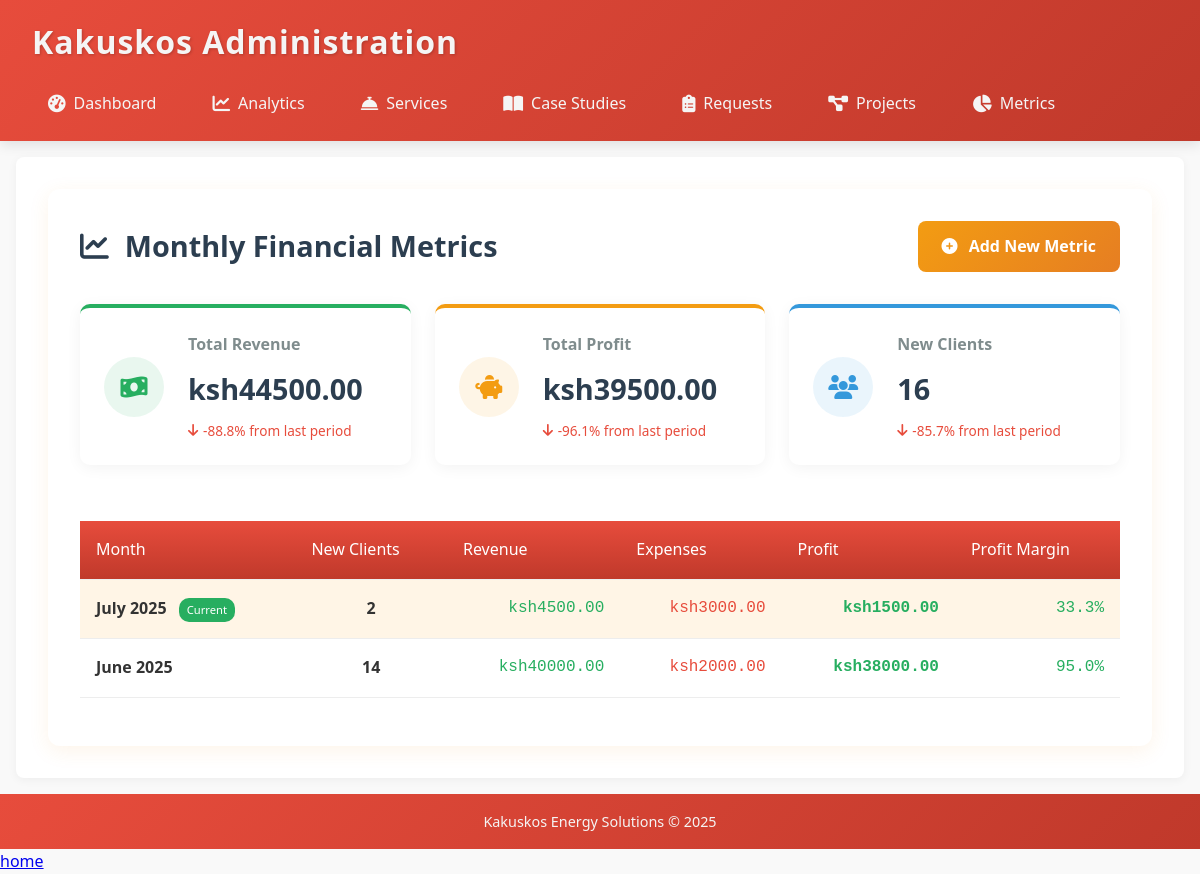
Page /adm/metrics/ (signed in) on the committed database.
### power/models.py (models this page shows)
class MonthlyMetric(models.Model):
    month = models.DateField(unique=True)  # First day of month
    new_clients = models.PositiveIntegerField()
    revenue = models.DecimalField(max_digits=12, decimal_places=2)
    expenses = models.DecimalField(max_digits=12, decimal_places=2)
    @property
    def profit(self):
        return self.revenue - self.expenses

### power/views.py (the view, shortened to what this page needs)
# urls.py: path('adm/metrics/', views.monthly_metrics, name='monthly_metrics'),
@login_required
def monthly_metrics(request):
    metrics = MonthlyMetric.objects.order_by("-month")
    if metrics.exists():
        current_month = metrics.first()
        previous_month = metrics[1] if len(metrics) > 1 else None
        total_revenue = sum(m.revenue for m in metrics)
        total_profit = sum(m.profit for m in metrics)
        total_clients = sum(m.new_clients for m in metrics)
        revenue_growth = calculate_growth_rate(
            current_month.revenue,
            previous_month.revenue if previous_month else 0
        )
        profit_growth = calculate_growth_rate(
            current_month.profit,
            previous_month.profit if previous_month else 0
        )
        client_growth = calculate_growth_rate(
            current_month.new_clients,
            previous_month.new_clients if previous_month else 0
        )
        for metric in metrics:
            metric.profit_margin = (metric.profit / metric.revenue * 100) if metric.revenue != 0 else 0
    return render(request, "admin/monthly_metrics.html", {
        "metrics": metrics,
        "total_revenue": total_revenue,
        "total_profit": total_profit,
        "total_clients": total_clients,
        "revenue_growth": revenue_growth,
        "profit_growth": profit_growth,
        "client_growth": client_growth,
    })

### power/views.py (called while the page is built)
def calculate_growth_rate(current, previous):
    if previous == 0:
        return 0
    return round(((current - previous) / previous) * 100, 1)

### power/templates/admin/monthly_metrics.html (shortened to what this page needs)
{% extends "adbase.html" %}
{% block content %}
<div class="wealth-metrics-container">
    <div class="metrics-header">
        <h1><i class="fas fa-chart-line"></i> Monthly Financial Metrics</h1>
        <a href="{% url 'add_monthly_metric' %}" class="wealth-add-btn">
            <i class="fas fa-plus-circle"></i> Add New Metric
        </a>
    </div>
    <div class="metrics-summary-cards">
        <div class="summary-card revenue-card">
            <div class="card-icon">
                <i class="fas fa-money-bill-wave"></i>
            </div>
            <div class="card-content">
                <h3>Total Revenue</h3>
                <p class="card-value">ksh{{ total_revenue|floatformat:2 }}</p>
                <p class="card-trend {% if revenue_growth >= 0 %}positive{% else %}negative{% endif %}">
                    <i class="fas fa-arrow-{% if revenue_growth >= 0 %}up{% else %}down{% endif %}"></i>
                    {{ revenue_growth|floatformat:1 }}% from last period
                </p>
            </div>
        </div>
        <div class="summary-card profit-card">
            <div class="card-icon">
                <i class="fas fa-piggy-bank"></i>
            </div>
            <div class="card-content">
                <h3>Total Profit</h3>
                <p class="card-value">ksh{{ total_profit|floatformat:2 }}</p>
                <p class="card-trend {% if profit_growth >= 0 %}positive{% else %}negative{% endif %}">
                    <i class="fas fa-arrow-{% if profit_growth >= 0 %}up{% else %}down{% endif %}"></i>
                    {{ profit_growth|floatformat:1 }}% from last period
                </p>
            </div>
        </div>
        <div class="summary-card clients-card">
            <div class="card-icon">
                <i class="fas fa-users"></i>
            </div>
            <div class="card-content">
                <h3>New Clients</h3>
                <p class="card-value">{{ total_clients }}</p>
                <p class="card-trend {% if client_growth >= 0 %}positive{% else %}negative{% endif %}">
                    <i class="fas fa-arrow-{% if client_growth >= 0 %}up{% else %}down{% endif %}"></i>
                    {{ client_growth|floatformat:1 }}% from last period
                </p>
            </div>
        </div>
    </div>
    <div class="wealth-table-container">
        <table class="wealth-metrics-table">
            <thead>
                <tr>
                    <th class="month-col">Month</th>
                    <th>New Clients</th>
                    <th>Revenue</th>
                    <th>Expenses</th>
                    <th>Profit</th>
                    <th>Profit Margin</th>
                </tr>
            </thead>
            <tbody>
                {% for metric in metrics %}
                <tr>
                    <td class="month-cell">
                        <strong>{{ metric.month|date:"F Y" }}</strong>
                        {% if forloop.first %}
                        <span class="current-badge">Current</span>
                        {% endif %}
                    </td>
                    <td class="client-cell">{{ metric.new_clients }}</td>
                    <td class="revenue-cell">ksh{{ metric.revenue|floatformat:2 }}</td>
                    <td class="expense-cell">ksh{{ metric.expenses|floatformat:2 }}</td>
                    <td class="profit-cell {% if metric.profit >= 0 %}positive-profit{% else %}negative-profit{% endif %}">
                        ksh{{ metric.profit|floatformat:2 }}
                    </td>
                    <td class="margin-cell {% if metric.profit_margin >= 0 %}positive-margin{% else %}negative-margin{% endif %}">
                        {{ metric.profit_margin|floatformat:1 }}%
                    </td>
                </tr>
                {% empty %}
                <tr>
                    <td colspan="6" class="no-data">No metrics data available yet</td>
                </tr>
                {% endfor %}
            </tbody>
        </table>
    </div>
</div>
{% endblock %}

### power/templates/adbase.html (style rules this page uses)
:root { --primary: #E74C3C; --primary-dark: #C0392B; --secondary: #F39C12; --accent: #27AE60; --light: #FDEBD0; --dark: #1A1A1A; --success: #2ECC71; --warning: #F1C40F; --error: #E74C3C; --text: #333; --text-light: #F5F5F5; }
* { margin: 0; padding: 0; box-sizing: border-box; font-family: 'Segoe UI', Tahoma, Geneva, Verdana, sans-serif; }
body { background-color: #F9F9F9; color: var(--text); line-height: 1.6; min-height: 100vh; display: flex; flex-direction: column; }
table { width: 100%; border-collapse: collapse; margin: 1rem 0; }
th, td { padding: 0.8rem 1rem; text-align: left; border-bottom: 1px solid #eee; }
th { background-color: var(--primary); color: white; font-weight: 500; }

### power/templates/admin/monthly_metrics.html (style rules this page uses)
.wealth-metrics-container { padding: 2rem; background: white; border-radius: 12px; box-shadow: 0 5px 20px rgba(233, 144, 41, 0.1); }
.metrics-header { display: flex; justify-content: space-between; align-items: center; margin-bottom: 2rem; }
.metrics-header h1 { color: #2C3E50; font-size: 1.8rem; display: flex; align-items: center; gap: 1rem; margin: 0; }
.wealth-add-btn { background: linear-gradient(135deg, #F39C12, #E67E22); color: white; padding: 0.8rem 1.5rem; border-radius: 8px; text-decoration: none; font-weight: 600; display: flex; align-items: center; gap: 0.7rem; transition: all 0.3s ease; }
.metrics-summary-cards { display: grid; grid-template-columns: repeat(auto-fit, minmax(280px, 1fr)); gap: 1.5rem; margin-bottom: 2.5rem; }
.summary-card { background: white; border-radius: 10px; padding: 1.5rem; display: flex; gap: 1.5rem; align-items: center; box-shadow: 0 3px 15px rgba(0, 0, 0, 0.05); transition: transform 0.3s ease; border-top: 4px solid; }
.revenue-card { border-color: #27AE60; }
.profit-card { border-color: #F39C12; }
.clients-card { border-color: #3498DB; }
.card-icon { width: 60px; height: 60px; border-radius: 50%; display: flex; align-items: center; justify-content: center; font-size: 1.5rem; }
.revenue-card .card-icon { background: rgba(39, 174, 96, 0.1); color: #27AE60; }
.profit-card .card-icon { background: rgba(243, 156, 18, 0.1); color: #F39C12; }
.clients-card .card-icon { background: rgba(52, 152, 219, 0.1); color: #3498DB; }
.card-content { flex: 1; }
.card-content h3 { margin: 0 0 0.5rem 0; font-size: 1rem; color: #7F8C8D; font-weight: 600; }
.card-value { margin: 0; font-size: 1.8rem; font-weight: 700; color: #2C3E50; }
.card-trend { margin: 0.5rem 0 0 0; font-size: 0.85rem; display: flex; align-items: center; gap: 0.3rem; }
.negative { color: #E74C3C; }
.wealth-table-container { overflow-x: auto; }
.wealth-metrics-table { width: 100%; border-collapse: separate; border-spacing: 0; margin-top: 1rem; }
.wealth-metrics-table th { background: linear-gradient(to bottom, #E74C3C, #C0392B); color: white; font-weight: 500; padding: 1rem; text-align: left; position: sticky; top: 0; }
.wealth-metrics-table td { padding: 1rem; border-bottom: 1px solid #EDEDED; }
.month-col { min-width: 150px; }
.month-cell { position: relative; }
.current-badge { background: #27AE60; color: white; font-size: 0.7rem; padding: 0.2rem 0.5rem; border-radius: 10px; margin-left: 0.5rem; display: inline-block; }
.client-cell { text-align: center; font-weight: 600; }
.revenue-cell { text-align: right; font-family: 'Courier New', monospace; color: #27AE60; }
.expense-cell { text-align: right; font-family: 'Courier New', monospace; color: #E74C3C; }
.profit-cell { text-align: right; font-family: 'Courier New', monospace; font-weight: 600; }
.positive-profit { color: #27AE60; }
.margin-cell { text-align: right; font-family: 'Courier New', monospace; }
.positive-margin { color: #27AE60; }

### rows in the picture
MonthlyMetric: month "July 2025", shows "Current", new_clients "2", revenue "4500.00", expenses "3000.00", profit "1500.00", profit_margin "33.3"
MonthlyMetric: month "June 2025", new_clients "14", revenue "40000.00", expenses "2000.00", profit "38000.00", profit_margin "95.0"

### other values in the picture
{{ total_revenue|floatformat:2 }} "44500.00"
{{ revenue_growth|floatformat:1 }} "-88.8"
{{ total_profit|floatformat:2 }} "39500.00"
{{ profit_growth|floatformat:1 }} "-96.1"
{{ total_clients }} "16"
{{ client_growth|floatformat:1 }} "-85.7"
